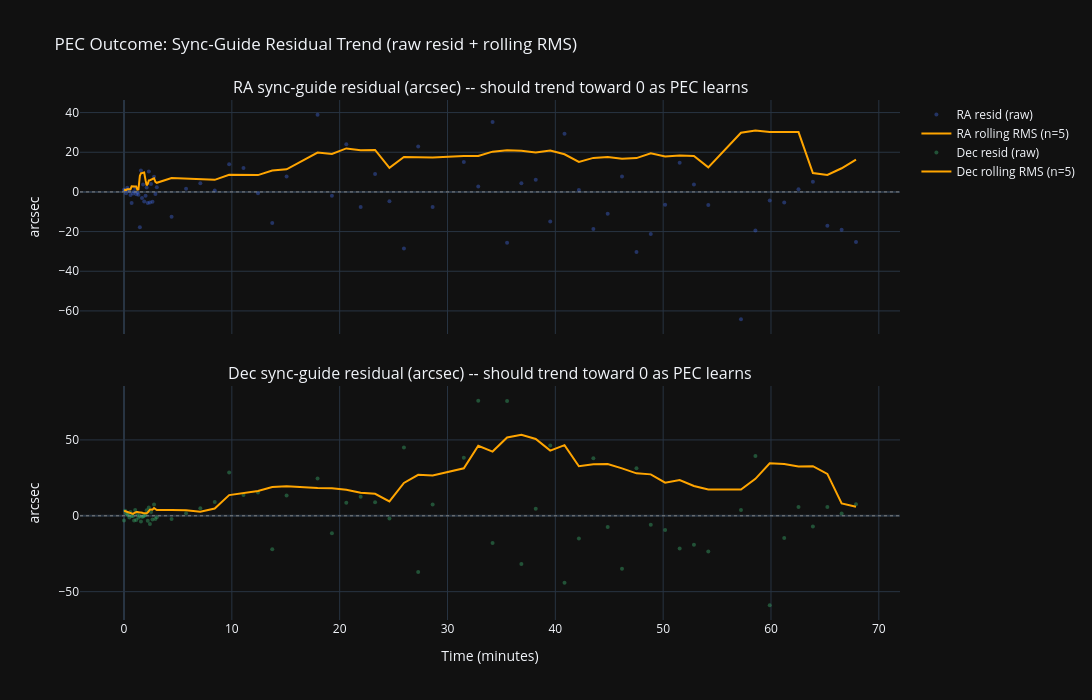

The notebook cell this image was saved under:
### Markdown cell above
# PEC Outcome Overview

The real test of whether PEC is working: is `resid` (this sync's raw guide error, in arcmin --
`resid_1`=RA, `resid_2`=Dec after the standard list-flattening) trending toward zero and getting
less noisy over the session? This is the ground-truth guiding outcome PEC is trying to improve,
distinct from `total_accum` (which accumulates continuously by design and never shrinks -- see the
section below) and from `rmse`/`r2` (which describe the *model's own fit quality*, not the
resulting guiding error). Per control.py's `_pec_log()`: "should shrink as PEC improves."

Note `n` (and so `resid`) resets whenever the PEC model resets (goto/rotate/jog/stop-tracking/config
change -- see the reset-aware analysis further below), so a session spanning multiple resets will
show the residual jump back up at each reset before resuming its downward trend within that segment.

See also the Base vs Corrected Frame Shift diagnostic below, which cross-checks this from KFLOG telemetry when available.

### Code cell
# ── PEC Outcome Overview: are sync-guide residuals shrinking over the session? ─────────────
resid = df.dropna(subset=['resid_1', 'resid_2']).copy()
resid['resid_ra_arcsec']  = resid['resid_1'] * 60
resid['resid_dec_arcsec'] = resid['resid_2'] * 60
resid = resid.sort_values('t_sec').reset_index(drop=True)

ROLL_N = max(5, len(resid) // 20)   # ~20 points of smoothing across the session, floor of 5 cycles
resid['ra_rms_roll']  = resid['resid_ra_arcsec'].rolling(ROLL_N, min_periods=1).apply(lambda x: np.sqrt(np.mean(x**2)))
resid['dec_rms_roll'] = resid['resid_dec_arcsec'].rolling(ROLL_N, min_periods=1).apply(lambda x: np.sqrt(np.mean(x**2)))

def trend_summary(t, y, label):
    """OLS slope of y (arcsec) vs t (sec) -- negative means shrinking/improving -- plus a
    first-fifth vs last-fifth RMS comparison, which is more robust to a single noisy cycle
    than the endpoints alone."""
    if len(t) < 4:
        print(f"{label}: not enough sync cycles ({len(t)}) for a trend")
        return
    slope, intercept = np.polyfit(t, y, 1)
    yhat = np.polyval([slope, intercept], t)
    r2 = r2_score(y, yhat)
    n = len(y)
    k = max(1, n // 5)
    rms_first = np.sqrt(np.mean(y[:k]**2))
    rms_last  = np.sqrt(np.mean(y[-k:]**2))
    pct_change = 100 * (rms_last - rms_first) / rms_first if rms_first != 0 else np.nan
    direction = "decreasing -- PEC improving" if slope < 0 else "increasing -- PEC not converging / worsening"
    print(f"=== {label} sync residual outcome (N={n} cycles) ===")
    print(f"Linear trend:         {slope*3600:+8.3f} arcsec/hr   R²={r2:.3f} ({r2_quality(r2)} fit) -- {direction}")
    print(f"First {k} cycles RMS:   {rms_first:8.3f} arcsec")
    print(f"Last  {k} cycles RMS:   {rms_last:8.3f} arcsec")
    print(f"Change:                {pct_change:+7.1f}%  ({'improvement' if pct_change < 0 else 'regression'})")
    print()

trend_summary(resid.t_sec.values, resid.resid_ra_arcsec.values,  "RA")
trend_summary(resid.t_sec.values, resid.resid_dec_arcsec.values, "Dec")

fig = make_subplots(rows=2, cols=1, shared_xaxes=True,
    subplot_titles=["RA sync-guide residual (arcsec) -- should trend toward 0 as PEC learns",
                     "Dec sync-guide residual (arcsec) -- should trend toward 0 as PEC learns"],
    vertical_spacing=0.1)

fig.add_trace(go.Scatter(x=resid.t_sec/60, y=resid.resid_ra_arcsec, mode='markers', name='RA resid (raw)',
    marker=dict(size=4, color='royalblue', opacity=0.4)), row=1, col=1)
fig.add_trace(go.Scatter(x=resid.t_sec/60, y=resid.ra_rms_roll, mode='lines', name=f'RA rolling RMS (n={ROLL_N})',
    line=dict(color='orange', width=2)), row=1, col=1)

fig.add_trace(go.Scatter(x=resid.t_sec/60, y=resid.resid_dec_arcsec, mode='markers', name='Dec resid (raw)',
    marker=dict(size=4, color='mediumseagreen', opacity=0.4)), row=2, col=1)
fig.add_trace(go.Scatter(x=resid.t_sec/60, y=resid.dec_rms_roll, mode='lines', name=f'Dec rolling RMS (n={ROLL_N})',
    line=dict(color='orange', width=2)), row=2, col=1)

fig.add_hline(y=0, line=dict(color='gray', width=1, dash='dot'), row=1, col=1)
fig.add_hline(y=0, line=dict(color='gray', width=1, dash='dot'), row=2, col=1)

fig.update_xaxes(title_text='Time (minutes)', row=2, col=1)
fig.update_yaxes(title_text='arcsec', row=1, col=1)
fig.update_yaxes(title_text='arcsec', row=2, col=1)
fig.update_layout(height=700, width=1200, template='plotly_dark',
    title='PEC Outcome: Sync-Guide Residual Trend (raw resid + rolling RMS)',
    hovermode='x unified', legend=dict(groupclick='toggleitem'))
fig.show()

### Figure 1 — Plotly figure (JSON) as saved in the notebook; plotly's stock layout.template omitted (floating-point values rounded to 4 significant figures)
{"data": [{"marker": {"color": "royalblue", "opacity": 0.4, "size": 4}, "mode": "markers", "name": "RA resid (raw)", "type": "scatter", "x": [0.0, 0.1016, 0.1991, 0.2997, 0.4011, 0.5013, 0.6014, 0.7082, 0.8359, 0.9354, 1.037, 1.136, 1.237, 1.34, 1.47, 1.57, 1.669, 1.77, 1.871, 2.002, 2.101, 2.204, 2.304, 2.403, 2.507, 2.642, 2.786, 2.913, 3.041, 4.414, 5.757, 7.079, 8.413, 9.751, 11.08, 12.43, 13.75, 15.08, 17.95, 19.28, 20.62, 21.95, 23.29, 24.62, 25.96, 27.28, 28.62, 31.51, 32.85, 34.18, 35.53, 36.85, 38.18, 39.53, 40.85, 42.18, 43.53, 44.86, 46.18, 47.53, 48.85, 50.18, 51.53, 52.85, 54.19, 57.22, 58.56, 59.88, 61.23, 62.55, 63.89, 65.23, 66.55, 67.88], "xaxis": "x", "y": [1.11, 0.882, -0.726, 2.118, 1.218, 0.486, -1.506, -5.58, -0.75, 0.198, 2.106, -1.152, -0.288, -1.422, -17.8, 10.82, -3.09, 3.798, -4.83, -1.89, 2.286, -5.604, 10.3, -5.28, 4.032, -5.004, 7.626, -1.002, 2.316, -12.55, 1.614, 4.356, 0.702, 13.91, 12.05, -0.678, -15.71, 7.824, 38.93, -1.932, 23.99, -7.632, 9.03, -4.656, -28.59, 22.92, -7.59, 15.07, 2.688, 35.29, -25.68, 4.398, 6.108, -14.94, 29.3, 1.02, -18.74, -11.0, 7.806, -30.31, -21.17, -6.51, 14.74, 3.744, -6.63, -64.23, -19.44, -4.368, -5.358, 1.302, 5.16, -17.01, -19.09, -25.21], "yaxis": "y"}, {"line": {"color": "orange", "width": 2}, "mode": "lines", "name": "RA rolling RMS (n=5)", "type": "scatter", "x": [0.0, 0.1016, 0.1991, 0.2997, 0.4011, 0.5013, 0.6014, 0.7082, 0.8359, 0.9354, 1.037, 1.136, 1.237, 1.34, 1.47, 1.57, 1.669, 1.77, 1.871, 2.002, 2.101, 2.204, 2.304, 2.403, 2.507, 2.642, 2.786, 2.913, 3.041, 4.414, 5.757, 7.079, 8.413, 9.751, 11.08, 12.43, 13.75, 15.08, 17.95, 19.28, 20.62, 21.95, 23.29, 24.62, 25.96, 27.28, 28.62, 31.51, 32.85, 34.18, 35.53, 36.85, 38.18, 39.53, 40.85, 42.18, 43.53, 44.86, 46.18, 47.53, 48.85, 50.18, 51.53, 52.85, 54.19, 57.22, 58.56, 59.88, 61.23, 62.55, 63.89, 65.23, 66.55, 67.88], "xaxis": "x", "y": [1.11, 1.003, 0.9196, 1.325, 1.304, 1.226, 1.342, 2.815, 2.672, 2.617, 2.773, 2.739, 1.136, 1.258, 8.06, 9.353, 9.44, 9.591, 9.811, 5.795, 3.35, 3.949, 5.825, 5.903, 6.114, 6.43, 6.833, 5.066, 4.6, 7.03, 6.703, 6.091, 6.083, 8.64, 8.495, 8.47, 10.83, 11.38, 19.85, 19.12, 21.92, 21.05, 21.14, 12.17, 17.63, 17.34, 17.34, 18.16, 18.08, 20.31, 20.96, 20.78, 19.84, 20.9, 18.96, 15.09, 17.15, 17.63, 16.69, 17.05, 19.49, 17.84, 18.37, 18.11, 12.37, 29.81, 30.91, 30.27, 30.32, 30.18, 9.529, 8.549, 11.92, 16.23], "yaxis": "y"}, {"marker": {"color": "mediumseagreen", "opacity": 0.4, "size": 4}, "mode": "markers", "name": "Dec resid (raw)", "type": "scatter", "x": [0.0, 0.1016, 0.1991, 0.2997, 0.4011, 0.5013, 0.6014, 0.7082, 0.8359, 0.9354, 1.037, 1.136, 1.237, 1.34, 1.47, 1.57, 1.669, 1.77, 1.871, 2.002, 2.101, 2.204, 2.304, 2.403, 2.507, 2.642, 2.786, 2.913, 3.041, 4.414, 5.757, 7.079, 8.413, 9.751, 11.08, 12.43, 13.75, 15.08, 17.95, 19.28, 20.62, 21.95, 23.29, 24.62, 25.96, 27.28, 28.62, 31.51, 32.85, 34.18, 35.53, 36.85, 38.18, 39.53, 40.85, 42.18, 43.53, 44.86, 46.18, 47.53, 48.85, 50.18, 51.53, 52.85, 54.19, 57.22, 58.56, 59.88, 61.23, 62.55, 63.89, 65.23, 66.55, 67.88], "xaxis": "x2", "y": [-3.072, 3.318, 1.746, 1.074, 0.33, -1.068, 2.508, -0.114, -0.18, -3.054, 3.822, -2.748, 0.822, -1.332, -0.114, -3.816, -0.594, -0.48, 0.054, 0.45, 3.696, -3.192, 5.43, -5.382, 2.526, -2.526, 7.44, -2.094, -0.99, -2.07, 1.728, 5.004, 9.09, 28.49, 13.72, 15.35, -22.1, 13.31, 24.53, -11.53, 8.622, 12.61, 8.964, -1.716, 45.01, -36.97, 7.38, 38.17, 75.84, -17.94, 75.68, -31.7, 4.716, 46.36, -44.08, -14.92, 37.92, -7.416, -34.88, 31.32, -5.892, -9.288, -21.63, -19.09, -23.58, 3.876, 39.47, -58.99, -14.66, 5.814, -7.134, 5.742, 1.452, 7.608], "yaxis": "y2"}, {"line": {"color": "orange", "width": 2}, "mode": "lines", "name": "Dec rolling RMS (n=5)", "type": "scatter", "x": [0.0, 0.1016, 0.1991, 0.2997, 0.4011, 0.5013, 0.6014, 0.7082, 0.8359, 0.9354, 1.037, 1.136, 1.237, 1.34, 1.47, 1.57, 1.669, 1.77, 1.871, 2.002, 2.101, 2.204, 2.304, 2.403, 2.507, 2.642, 2.786, 2.913, 3.041, 4.414, 5.757, 7.079, 8.413, 9.751, 11.08, 12.43, 13.75, 15.08, 17.95, 19.28, 20.62, 21.95, 23.29, 24.62, 25.96, 27.28, 28.62, 31.51, 32.85, 34.18, 35.53, 36.85, 38.18, 39.53, 40.85, 42.18, 43.53, 44.86, 46.18, 47.53, 48.85, 50.18, 51.53, 52.85, 54.19, 57.22, 58.56, 59.88, 61.23, 62.55, 63.89, 65.23, 66.55, 67.88], "xaxis": "x2", "y": [3.072, 3.197, 2.799, 2.482, 2.225, 1.814, 1.532, 1.32, 1.232, 1.833, 2.46, 2.511, 2.537, 2.605, 2.219, 2.217, 1.864, 1.84, 1.741, 1.752, 1.7, 2.204, 3.272, 4.062, 4.211, 4.035, 5.031, 4.505, 3.834, 3.778, 3.688, 2.745, 4.815, 13.62, 14.9, 16.39, 19.01, 19.5, 18.39, 18.09, 17.17, 15.13, 14.48, 9.482, 21.65, 26.96, 26.57, 31.33, 46.16, 42.31, 51.6, 53.41, 50.65, 42.96, 46.58, 32.69, 33.99, 34.08, 31.22, 27.98, 27.29, 21.79, 23.61, 19.67, 17.37, 17.26, 24.33, 34.56, 34.13, 32.56, 32.67, 27.61, 8.183, 5.961], "yaxis": "y2"}], "layout": {"annotations": [{"font": {"size": 16}, "showarrow": false, "text": "RA sync-guide residual (arcsec) -- should trend toward 0 as PEC learns", "x": 0.5, "xanchor": "center", "xref": "paper", "y": 1, "yanchor": "bottom", "yref": "paper"}, {"font": {"size": 16}, "showarrow": false, "text": "Dec sync-guide residual (arcsec) -- should trend toward 0 as PEC learns", "x": 0.5, "xanchor": "center", "xref": "paper", "y": 0.45, "yanchor": "bottom", "yref": "paper"}], "height": 700, "hovermode": "x unified", "legend": {"groupclick": "toggleitem"}, "shapes": [{"line": {"color": "gray", "dash": "dot", "width": 1}, "type": "line", "x0": 0, "x1": 1, "xref": "x domain", "y0": 0, "y1": 0, "yref": "y"}, {"line": {"color": "gray", "dash": "dot", "width": 1}, "type": "line", "x0": 0, "x1": 1, "xref": "x2 domain", "y0": 0, "y1": 0, "yref": "y2"}], "title": {"text": "PEC Outcome: Sync-Guide Residual Trend (raw resid + rolling RMS)"}, "width": 1200, "xaxis": {"anchor": "y", "domain": [0, 1], "matches": "x2", "showticklabels": false}, "xaxis2": {"anchor": "y2", "domain": [0, 1], "title": {"text": "Time (minutes)"}}, "yaxis": {"anchor": "x", "domain": [0.55, 1], "title": {"text": "arcsec"}}, "yaxis2": {"anchor": "x2", "domain": [0, 0.45], "title": {"text": "arcsec"}}}}
